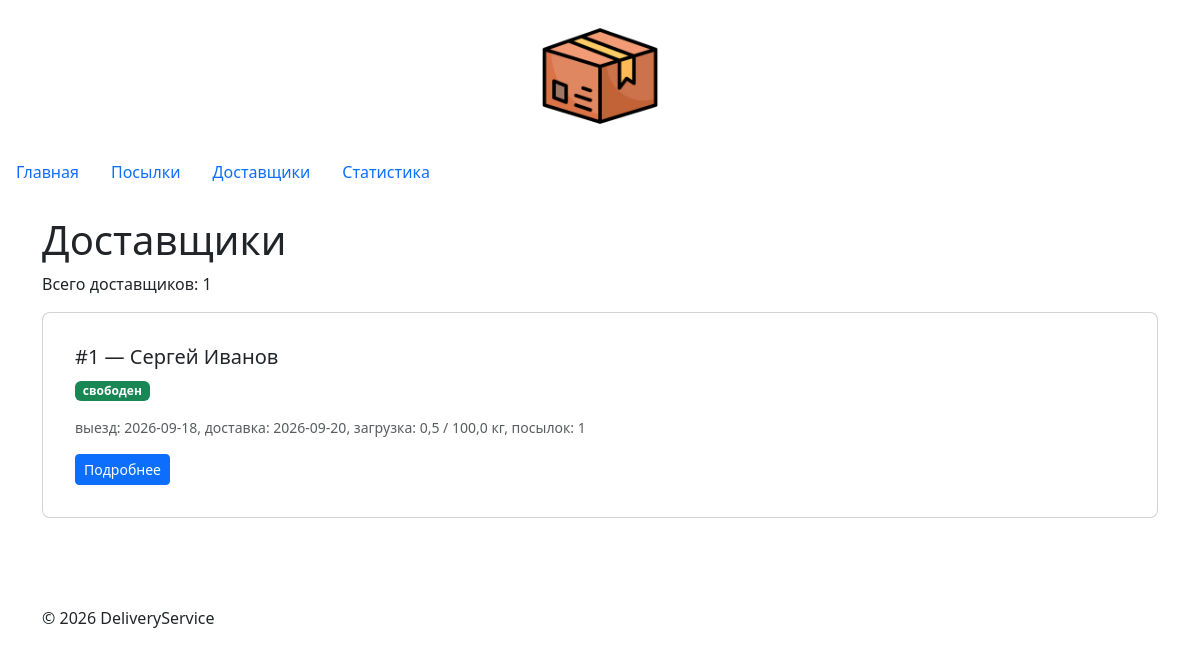
/couriers/, run on the app's committed database.
### couriers/views.py (the view)
# urls.py: path("", views.couriers, name="list"),
def couriers(request):
    conn = _conn()
    couriers_list = conn.execute(
        """
        SELECT
            c.id, c.name, c.phone, c.vehicle,
            c.departure_date, c.expected_delivery_date,
            c.capacity_kg, c.is_available,
            COALESCE(SUM(p.weight), 0) AS total_weight,
            COUNT(p.id) AS packages_count
        FROM couriers c
        LEFT JOIN packages p ON p.courier_id = c.id
        GROUP BY c.id
        ORDER BY c.name
        """
    ).fetchall()
    conn.close()
    return render(request, "couriers/courier_list.html", {"couriers": couriers_list})

### couriers/views.py (called while the page is built)
def _conn():
    conn = sqlite3.connect(DB_PATH)
    conn.row_factory = sqlite3.Row
    return conn

### couriers/templates/couriers/courier_list.html (shortened to what this page needs)
{% extends "base.html" %}
{% block content %}
<h1>Доставщики</h1>
<p>Всего доставщиков: {{ couriers|length }}</p>
{% for courier in couriers %}
<article class="card courier-card mb-3">
  <div class="card-body">
    <h2 class="card-title h5">#{{ courier.id }} — {{ courier.name }}</h2>
    <p class="card-text">
      {% if courier.is_available %}
        <span class="badge bg-success">свободен</span>
      {% else %}
        <span class="badge bg-secondary">занят</span>
      {% endif %}
    </p>
    <p class="card-text small text-muted">
      выезд: {{ courier.departure_date }},
      доставка: {{ courier.expected_delivery_date }},
      загрузка: {{ courier.total_weight }} / {{ courier.capacity_kg }} кг,
      посылок: {{ courier.packages_count }}
    </p>
    <a href="{% url 'couriers:detail' courier.id %}" class="btn btn-primary btn-sm">
      Подробнее
    </a>
  </div>
</article>
{% empty %}
<p class="text-muted">Доставщиков пока нет.</p>
{% endfor %}
{% endblock %}

### templates/base.html (shortened to what this page needs)
{% load static %}
<!DOCTYPE html>
<html lang="ru">
<head>
    <link rel="stylesheet"
          href="https://cdn.jsdelivr.net/npm/bootstrap@5.3.3/dist/css/bootstrap.min.css">
    <link rel="stylesheet" href="{% static 'homepage/css/style.css' %}">
</head>
<body>
<img src="{% static 'homepage/img/logo.png' %}"
     alt="DeliveryService" class="site-logo">
{% include "includes/navigation.html" %}
<main class="container pb-5">
    {% block content %}{% endblock %}
</main>
<footer class="container mt-4 mb-3">
    <p>&copy; <span id="current-year"></span> DeliveryService</p>
</footer>
</body>
</html>

### templates/includes/navigation.html
<nav class="nav mb-4">
    <a class="nav-link" href="{% url 'homepage:index' %}">Главная</a>
    <a class="nav-link" href="{% url 'packages:list' %}">Посылки</a>
    <a class="nav-link" href="{% url 'couriers:list' %}">Доставщики</a>
    <a class="nav-link" href="{% url 'packages:statistics' %}">Статистика</a>
</nav>

### homepage/static/homepage/css/style.css (style rules this page uses)
body { min-height: 100vh; }
.site-logo { display: block; width: 120px; height: auto; margin: 1rem auto; }
.package-card, .courier-card { padding: 1rem; border-radius: 8px; }

### data on the page
couriers: id "1", name "Сергей Иванов", departure_date "2026-09-18", expected_delivery_date "2026-09-20", total_weight "0,5", capacity_kg "100,0", packages_count "1"

### other printed values
{{ couriers|length }} "1"
